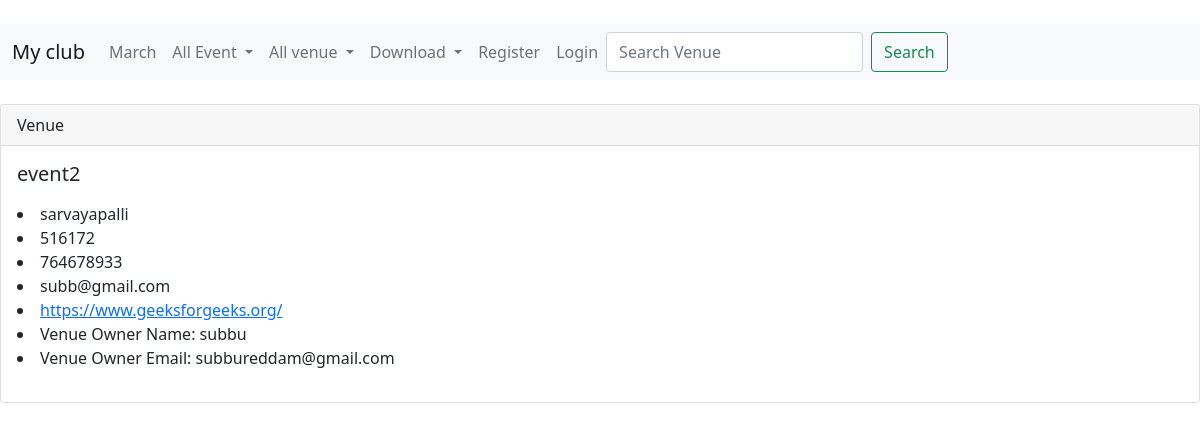
The app's page /myclub/show_venue/545/ with its own data.
### myclub/models.py (models this page shows, shortened)
class Venue(models.Model):
    name = models.CharField('Venue name', max_length=100)
    address = models.CharField(max_length=100)
    zip_code = models.CharField('Zip code', max_length=10)
    phone = models.CharField('conatact number', max_length=14)
    web = models.URLField('website address')
    email_address = models.EmailField('Email address')
    owner = models.IntegerField('Venue Owner', blank=False, default=1)

### myclub/views.py (the view)
# urls.py: path('show_venue/<venue_id>/', views.show_venue, name='show-venue'),
def show_venue(request, venue_id):
    venue = Venue.objects.get(pk=venue_id)
    venue_owner = User.objects.get(pk=venue.owner)
    return render(request, 'myclub/showvenue.html', {'venue': venue, 'venue_owner': venue_owner})

### templates/myclub/showvenue.html (shortened to what this page needs)
{% extends 'myclub/basic.html' %}
{%block content%}
<div class="card">
  <div class="card-header">
    Venue
  </div>
  <div class="card-body">
    <h5 class="card-title">{{venue.name}}</h5>
    <p class="card-text">
  <li>{{venue.address}}</li>
  <li>{{venue.zip_code}}</li>
  <li>{{venue.phone}}</li>
  <li>{{venue.email_address}}</li>
  <li><a href="{{venue.web}}">{{venue.web}}</a></li>
  <li> Venue Owner Name: {{ venue_owner }}</li>
  <li> Venue Owner Email: {{ venue_owner.email }}</li>
    </p>
</div>
</div>
  {%endblock%}

### records on screen
Venue: name "event2", address "sarvayapalli", zip_code "516172", phone "764678933", email_address "subb@gmail.com", web "https://www.geeksforgeeks.org/"

### other values on screen
{{ venue_owner }} "subbu"
{{ venue_owner.email }} "subbureddam@gmail.com"
